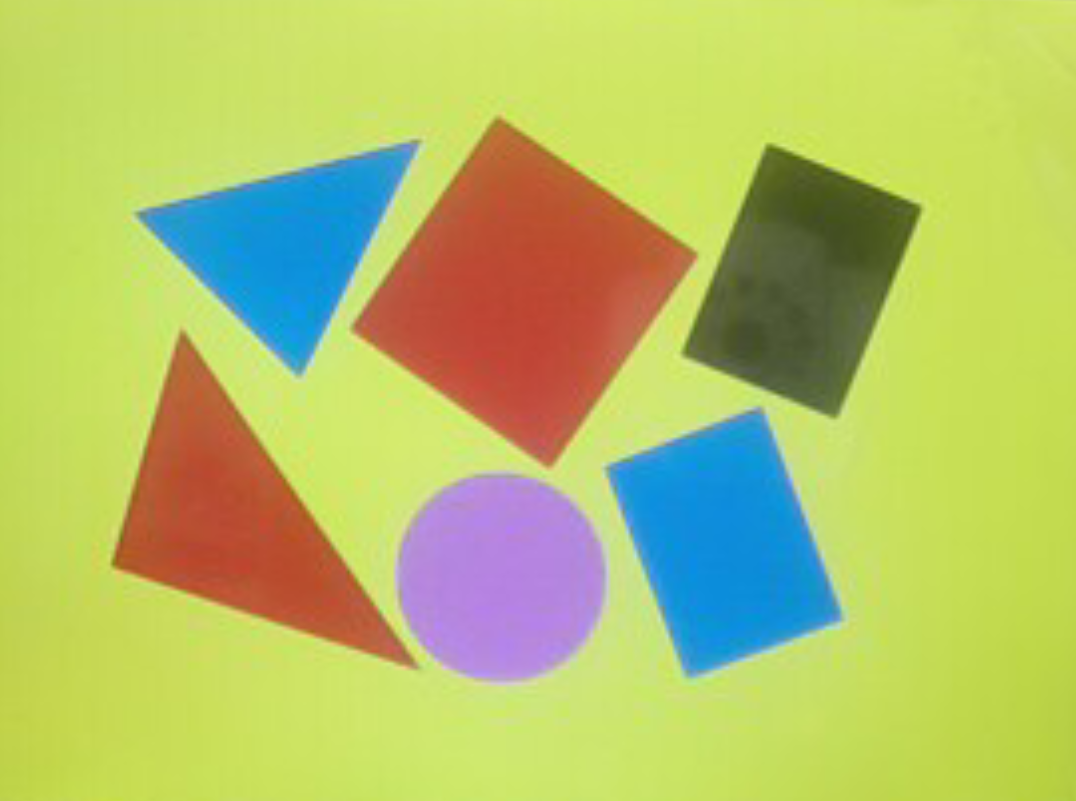
#> input picture Opencv学习/img4.PNG, 1076 x 801 px
$ python -i Study3.py   (imports and definitions only)
#> lines starting #> are read from the running program, lines starting #| are printed output that depends on the picture
#> further down, picture is the input picture: shape (801, 1076, 3); mean B, G, R 104.9, 192.3, 179.9
import cv2 as cv
import numpy as np

# 色彩空间相互转换API
def color_space_demo(image):
    gray = cv.cvtColor(image,cv.COLOR_BGR2GRAY)
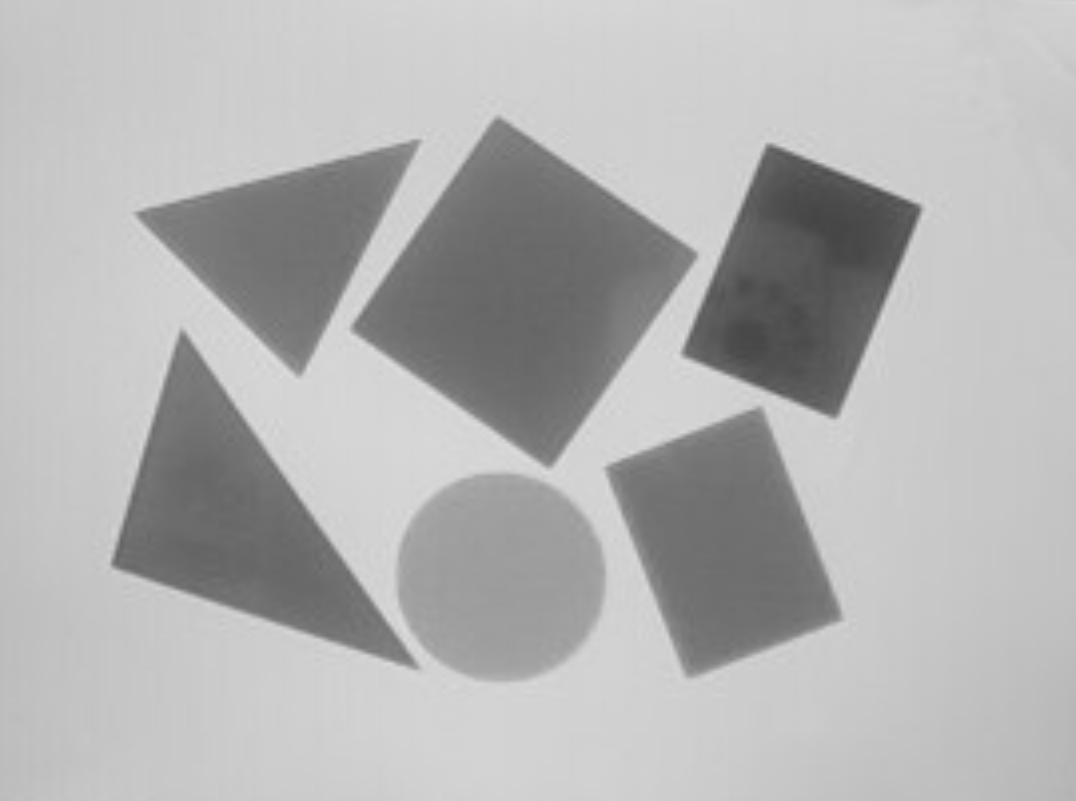
#> gray: shape (801, 1076); min 68, max 223, mean 178.6
    cv.imshow("gray",gray)
    hsv = cv.cvtColor(image,cv.COLOR_BGR2HSV)
#> hsv: shape (801, 1076, 3); mean H, S, V 41.4, 150.8, 212.8
    cv.imshow("hsv",hsv)
    yuv = cv.cvtColor(image,cv.COLOR_BGR2YUV)
#> yuv: shape (801, 1076, 3); mean of channels 0, 1, 2 178.6, 91.7, 129
    cv.imshow("yuv",yuv)
    ycrcb = cv.cvtColor(image,cv.COLOR_BGR2YCrCb)
#> ycrcb: shape (801, 1076, 3); mean of channels 0, 1, 2 178.6, 128.9, 86.4
    cv.imshow("ycrcb",ycrcb)
# 视频播放
def extrace_object_demo():
    print("asda")
    capture = cv.VideoCapture("D:/opencvwen/python_shipin.mp4")
    while(True):
        ret,frame = capture.read()
        if ret==False:
            break;
        hsv = cv.cvtColor(frame,cv.COLOR_BGR2HSV)
        # 对绿色进行二值化
        lower_hsv = np.array([37,43,46])#先进性设置hsv的最小值
        upper_hsv = np.array([77,255,255])#设置hsv的最大值
        mask = cv.inRange(hsv,lowerb=lower_hsv,upperb=upper_hsv)
        dst = cv.bitwise_and(frame,frame,mask=mask)
        cv.imshow("video",frame)#正常播放
        cv.imshow("mask",dst)#二值化后播放
        c= cv.waitKey(40)
        if c == 27:
            break;

# [19 lines not run here, left out]

>>> import cv2
>>> picture = cv2.imread('../Opencv学习/img4.PNG')
>>> result = color_space_demo(picture)

$ run again, on Opencv学习/img5.PNG
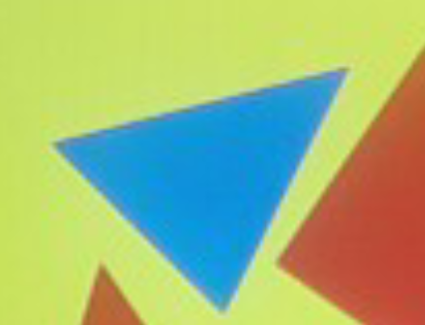
#> input picture Opencv学习/img5.PNG, 425 x 325 px
#> picture is the input picture: shape (325, 425, 3); mean B, G, R 123.3, 183.5, 159.3
#> in color_space_demo, `gray = cv.cvtColor(image,cv.COLOR_BGR2GRAY)`:
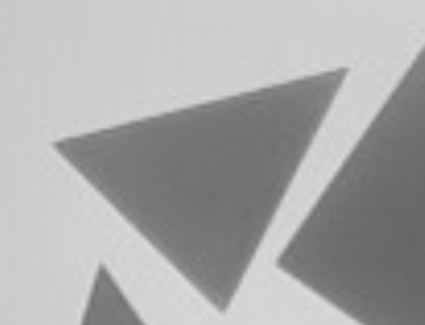
#> gray: shape (325, 425); min 102, max 222, mean 169.4
#> hsv: shape (325, 425, 3); mean H, S, V 46.3, 159.6, 215.6
#> yuv: shape (325, 425, 3); mean of channels 0, 1, 2 169.4, 105.2, 119
#> ycrcb: shape (325, 425, 3); mean of channels 0, 1, 2 169.4, 120.8, 102
